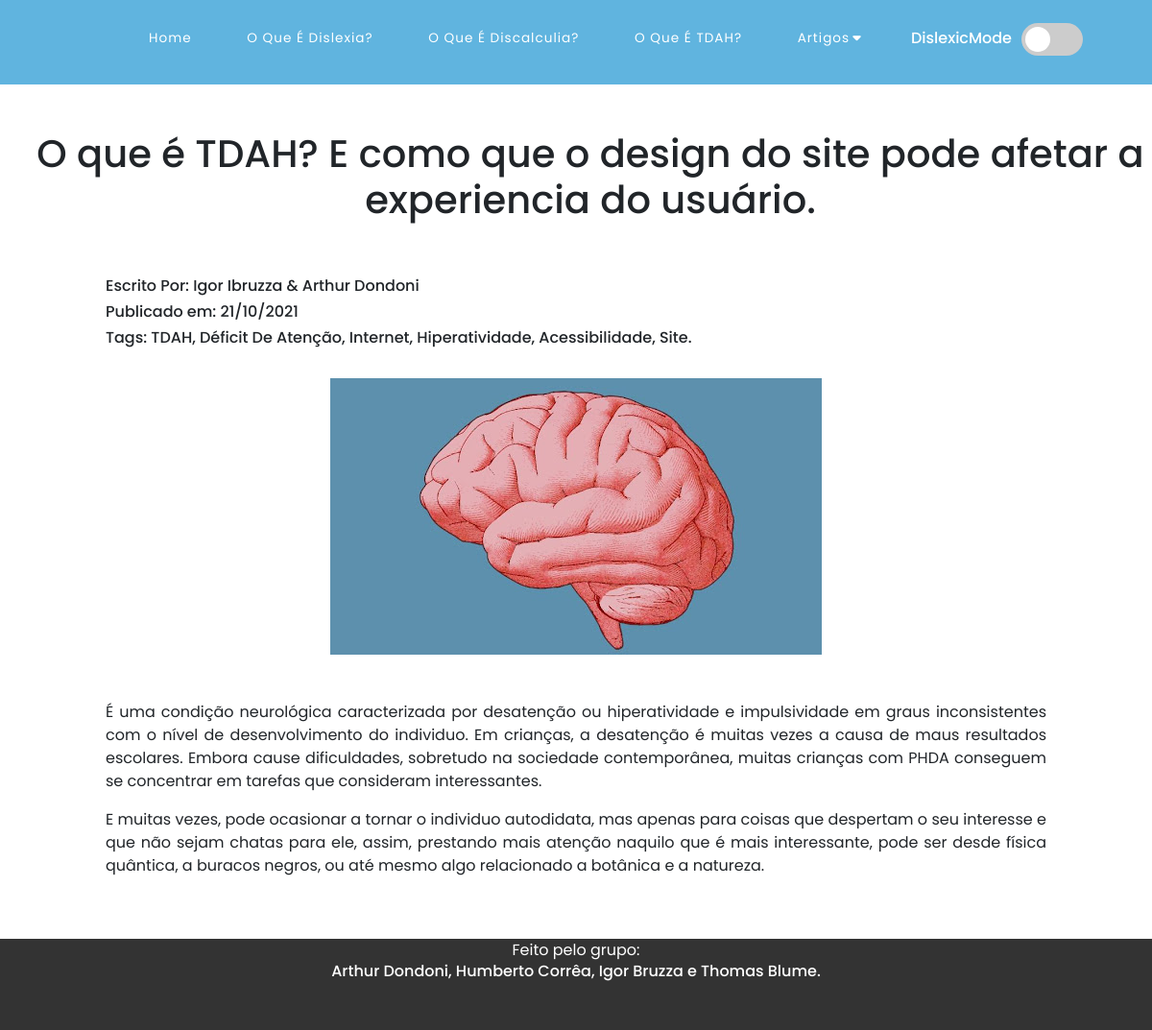
Screenshot of /Artigo.php?id=3 with the database file from the repository.
### tables this page shows
CREATE TABLE `artigos` (
  `ArtigoID` int(11) NOT NULL,
  `Nome` varchar(150) NOT NULL,
  `Titulo` varchar(150) NOT NULL,
  `Subtitulo` varchar(150) NOT NULL,
  `Autor` varchar(150) NOT NULL,
  `Data` varchar(30) NOT NULL,
  `Tags` varchar(100) NOT NULL,
  `Artigo` longtext NOT NULL,
  `Imagem` varchar(200) NOT NULL
);

### Artigo.php (the view, shortened to what this page needs)
<?php
    include_once 'Include/_Db.php';
    include_once 'Include/_Head.php';
    include_once 'Include/_Header.php';
?>
<?php
$codigo= $_GET["id"] ;
$sql = "SELECT * FROM Artigos WHERE ArtigoID= $codigo";
$resultado = mysqli_query( $conn , $sql);
?>
<div class="homeArtigos" id="homeArtigos">
            <?php
            $tabArtigos = 1;
            if($resultado){
                while($row = mysqli_fetch_array($resultado)){
                    echo '<a href="Artigo.php?id='.$row['ArtigoID'].'" tabindex="'.$tabArtigos.'">';
                    echo '</a>'. '<h1 style="margin-left:30px">' . '<center>' . '<br>'.$row['Subtitulo'] . '<br><br>' . '</h1>' .'</center>' . '<center>' . '<h6 style="width: 980px; text-align: justify;">'. "Escrito Por: ". $row['Autor']  . '</h6>' . '<h6 style="width: 980px; text-align: justify;">'. "Publicado em: ". $row['Data']  . '</h6>' . '</h6>' . '<h6 style="width: 980px; text-align: justify;">'. "Tags: ". $row['Tags']  . '</h6>' . '<br>' . '<center>' . '<img src="Imagens/Artigos/' . $row['Imagem'] .'" width="512px" height="288px"/>'.'</center>'.'<center>'.'<br><br>'.$row['Artigo'].'<br><br>';
                    $tabArtigos++;
                }
               }
            ?>
        </div>
<?php
    include_once 'Include/_Footer.php';
?>

### Style.css (style rules this page uses)
* { padding: 0; margin: 0; box-sizing: border-box; }
body { font-family: 'Poppins'; height: auto; }
html { height: auto; }
p, h1 { transition: 0.4s; transition-timing-function: ease-in-out; }

### rows the page displays
artigos: Subtitulo "O que é TDAH? E como que o design do site pode afetar a experiencia do usuário.", Autor "Igor Ibruzza & Arthur Dondoni", Data "21/10/2021", Tags "TDAH, Déficit De Atenção, Internet, Hiperatividade, Acessibilidade, Site.", Imagem (picture), Artigo "É uma condição neurológica caracterizada por desatenção ou hiperatividade e impulsividade em graus inconsistentes com o nível de desenvolvimento do individuo. Em crianças, a desatenção é muitas vezes a causa de maus resultados escolares. Embora cause dificuldades, sobretudo na sociedade contemporânea, muitas crianças com PHDA conseguem se concentrar em tarefas que consideram interessantes. E muitas vezes, pode ocasionar a tornar o individuo autodidata, mas apenas para coisas que despertam o seu interesse e que não sejam chatas para ele, assim, prestando mais atenção naquilo que é mais interessante, pode ser desde física quântica, a buracos negros, ou até mesmo algo relacionado a botânica e…"
